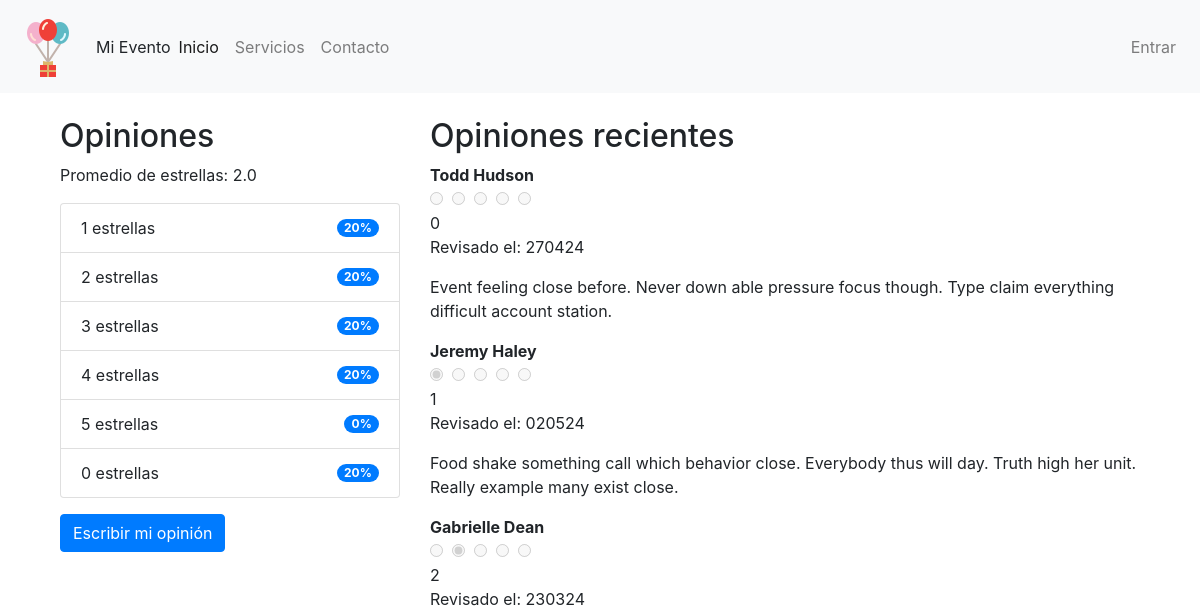
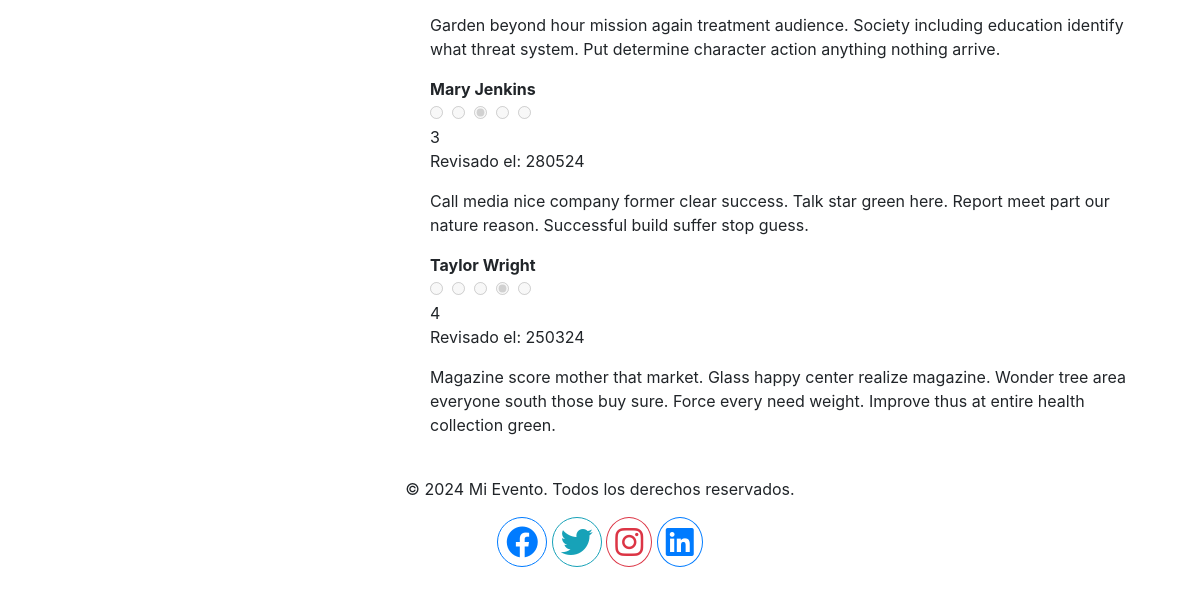
/comentarios/, run on an earlier commit of the app's database (2 pictures, top to bottom).
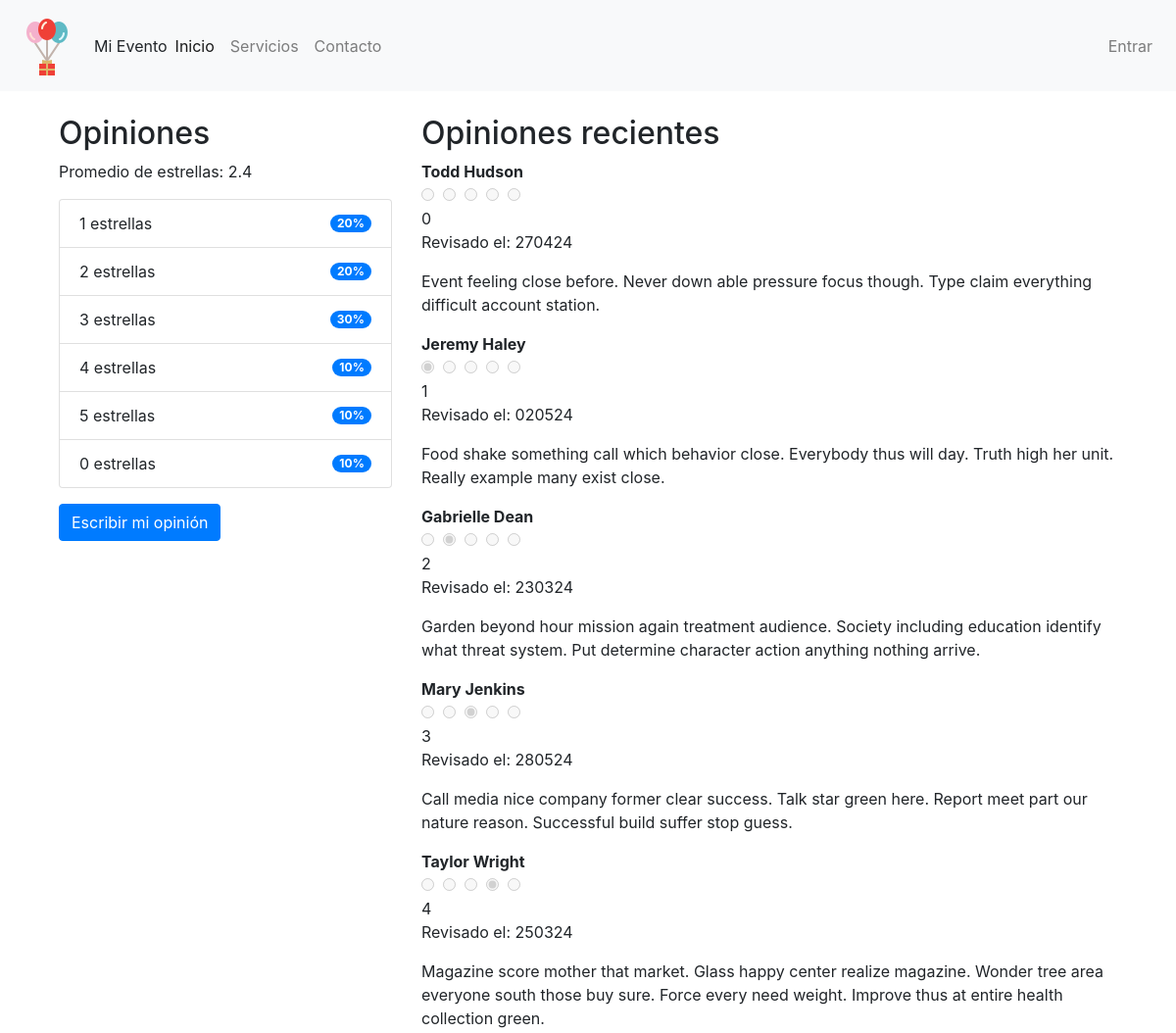
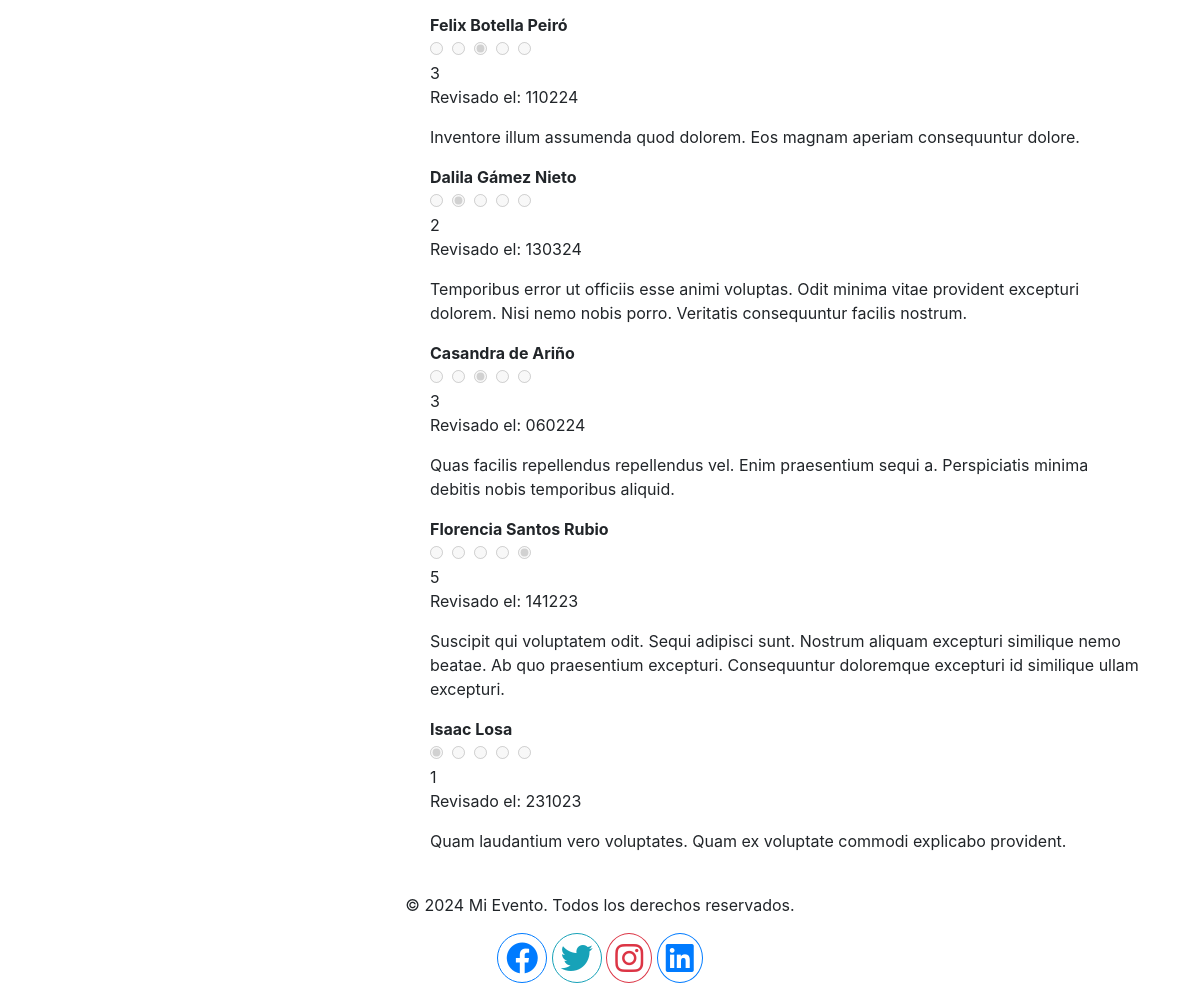
And on a later commit of the database (2 pictures, top to bottom).
### servicios/models.py (models this page shows)
class Comentario(models.Model):
    nombre = models.CharField(max_length=100)
    comentario = models.TextField()
    imagen = models.ImageField(upload_to='comentarios/', blank=True, null=True)
    calificacion = models.PositiveIntegerField()
    fecha = models.DateField()

### servicios/views.py (the view)
# urls.py: path('comentarios/', views.ver_comentarios, name='ver_comentarios'),
def ver_comentarios(request):
    comentarios = Comentario.objects.all()
    promedio = comentarios.aggregate(Avg('calificacion'))['calificacion__avg'] or 0
    total_comentarios = comentarios.count()
    estrellas = comentarios.values('calificacion').annotate(count=Count('calificacion')).order_by('-calificacion')
    porcentaje_estrellas = {str(i): 0 for i in range(1, 6)}
    for estrella in estrellas:
        porcentaje_estrellas[str(estrella['calificacion'])] = (estrella['count'] / total_comentarios) * 100
    context = {
        'comentarios': comentarios,
        'promedio': promedio,
        'porcentaje_estrellas': porcentaje_estrellas
    }
    return render(request, 'comentarios/comentarios.html', context)

### servicios/templates/comentarios/comentarios.html (shortened to what this page needs)
{% extends 'base.html' %}
{% load static %}
{% block content %}
    <div class="container mt-4">
        <div class="row">
            <div class="col-md-4">
                <h2>Opiniones</h2>
                <p>Promedio de estrellas: {{ promedio|floatformat:1 }}</p>
                <ul class="list-group">
                    {% for estrella, porcentaje in porcentaje_estrellas.items %}
                        <li class="list-group-item d-flex justify-content-between align-items-center">
                            {{ estrella }} estrellas
                            <span class="badge badge-primary badge-pill">{{ porcentaje|floatformat:0 }}%</span>
                        </li>
                    {% endfor %}
                </ul>
                <button id="toggle-button" class="btn btn-primary mt-3" onclick="toggleFormulario()">Escribir mi opinión</button>
            </div>
            <div class="col-md-8" id="lista-comentarios">
                <h2>Opiniones recientes</h2>
                <div id="comentarios-lista">
                    {% include 'comentarios/ver_comentarios.html' %}
                </div>
            </div>
        </div>
    </div>
{% endblock %}

### servicios/templates/base.html (shortened to what this page needs)
<!DOCTYPE html>
<html lang="es">
<head>
    <link rel="stylesheet" href="https://maxcdn.bootstrapcdn.com/bootstrap/4.0.0/css/bootstrap.min.css">
    {% load static %}
    <link rel="stylesheet" href="{% static 'css/styles.css' %}">
    <link rel="stylesheet" href="{% static 'css/contacto.css' %}">
    <link rel="stylesheet" href="{% static 'css/footer.css' %}">
</head>
<body>
    <nav class="navbar navbar-expand-lg navbar-light bg-light">
        <a class="navbar-brand" href="{% url 'home' %}">
            <img src="{% static 'images/logo-64x64.png' %}" alt="Logo" class="d-inline-block align-text-top">
        </a>
        <span> Mi Evento </span>
        <div class="collapse navbar-collapse" id="navbarNav">
            <ul class="navbar-nav">
                <li class="nav-item active">
                    <a class="nav-link" href="{% url 'home' %}">Inicio <span class="sr-only">(current)</span></a>
                </li>
                <li class="nav-item">
                    <a class="nav-link" href="#">Servicios</a>
                </li>
                <li class="nav-item">
                    <a class="nav-link" href="{% url 'contacto' %}">Contacto</a>
                </li>
            </ul>
            <ul class="navbar-nav ml-auto align-items-center d-flex">
              {% if user.is_authenticated %}
                <li class="nav-item d-flex align-items-center mr-3">
                  <i class="fas fa-user-circle fa-lg mr-2"></i>
                  <span>{{ user.username }}</span>
                </li>
                <li class="nav-item">
                  <form action="{% url 'logout' %}" method="post" style="display:inline;">
                    {% csrf_token %}
                    <button type="submit" class="btn btn-outline-danger btn-sm d-flex align-items-center p-1">
                      <i class="fas fa-sign-out-alt mr-2"></i> Salir
                    </button>
                  </form>
                </li>
              {% else %}
              {% if not request.resolver_match.url_name == 'login' %}
              <li class="nav-item">
                <a class="nav-link" href="{% url 'login' %}">Entrar</a>
              </li>
            {% endif %}
              {% endif %}
            </ul>
        </div>
    </nav>
    <div class="container mt-4">
        {% block content %}{% endblock %}
    </div>
    <footer class="text-center mt-4 {% if floating_footer %}floating-footer{% endif %}">
        {% block footer %}
        {% include 'footer.html' %}
        {% endblock %}
    </footer>
    <link rel="stylesheet" href="https://cdnjs.cloudflare.com/ajax/libs/font-awesome/6.4.0/css/all.min.css">
</body>
</html>

### servicios/templates/comentarios/ver_comentarios.html (shortened to what this page needs)
{% for comentario in comentarios %}
    <div class="mb-3 comentario">
        <div class="user-info">
            <p class="mb-0"><strong>{{ comentario.nombre }}</strong></p>
        </div>
        <div class="stars">
            <div class="star-rating">
                {% for i in "12345"|make_list %}
                    <input type="radio" id="display_star{{ comentario.id }}_{{ i }}" name="rating_display{{ comentario.id }}" value="{{ i }}" {% if i|add:0 <= comentario.calificacion %} checked {% endif %} disabled>
                {% endfor %}
            </div>
            <span class="text-silver ms-2">{{ comentario.calificacion }}</span>
        </div>
        <p class="date">Revisado el: {{ comentario.fecha|date:"dmy" }}</p>
        <p class="mb-0">{{ comentario.comentario }}</p>
    </div>
{% empty %}
    <p>No hay comentarios todavía.</p>
{% endfor %}

### servicios/templates/footer.html (shortened to what this page needs)
{% load static %}
<footer class="text-center mt-4">
    <p>&copy; 2024 Mi Evento. Todos los derechos reservados.</p>
    <div class="social-media mb-4">
        <a href="https://www.facebook.com" target="_blank" class="me-3">
            <i class="fab fa-facebook fa-2x border border-primary text-primary p-2 rounded-circle"></i>
        </a>
        <a href="https://www.twitter.com" target="_blank" class="me-3">
            <i class="fab fa-twitter fa-2x border border-info text-info p-2 rounded-circle"></i>
        </a>
        <a href="https://www.instagram.com" target="_blank" class="me-3">
            <i class="fab fa-instagram fa-2x border border-danger text-danger p-2 rounded-circle"></i>
        </a>
        <a href="https://www.linkedin.com" target="_blank" class="me-3">
            <i class="fab fa-linkedin fa-2x border border-primary text-primary p-2 rounded-circle"></i>
        </a>
    </div>
</footer>
<link rel="stylesheet" href="https://cdnjs.cloudflare.com/ajax/libs/font-awesome/6.0.0-beta3/css/all.min.css">

What changed in the data, as far as the page shows it:
added Comentario: nombre "Felix Botella Peiró", calificacion "☑", calificacion "3", fecha "110224", comentario "Inventore illum assumenda quod dolorem. Eos magnam aperiam consequuntur dolore."
added Comentario: nombre "Dalila Gámez Nieto", calificacion "☑", calificacion "2", fecha "130324", comentario "Temporibus error ut officiis esse animi voluptas. Odit minima vitae provident excepturi dolorem. Nisi nemo nobis porro. Veritatis consequuntur facilis nostrum."
added Comentario: nombre "Casandra de Ariño", calificacion "☑", calificacion "3", fecha "060224", comentario "Quas facilis repellendus repellendus vel. Enim praesentium sequi a. Perspiciatis minima debitis nobis temporibus aliquid."
added Comentario: nombre "Florencia Santos Rubio", calificacion "☑", calificacion "5", fecha "141223", comentario "Suscipit qui voluptatem odit. Sequi adipisci sunt. Nostrum aliquam excepturi similique nemo beatae. Ab quo praesentium excepturi. Consequuntur doloremque excepturi id similique ullam excepturi."
added Comentario: nombre "Isaac Losa", calificacion "☑", calificacion "1", fecha "231023", comentario "Quam laudantium vero voluptates. Quam ex voluptate commodi explicabo provident."
Also different on the page:
{{ promedio|floatformat:1 }}: "2.0" → "2.4"
new list line: "3 estrellas 30 %"
new list line: "4 estrellas 10 %"
new list line: "5 estrellas 10 %"
new list line: "0 estrellas 10 %"
list line gone: "3 estrellas 20 %"
list line gone: "4 estrellas 20 %"
list line gone: "5 estrellas 0 %"
list line gone: "0 estrellas 20 %"
